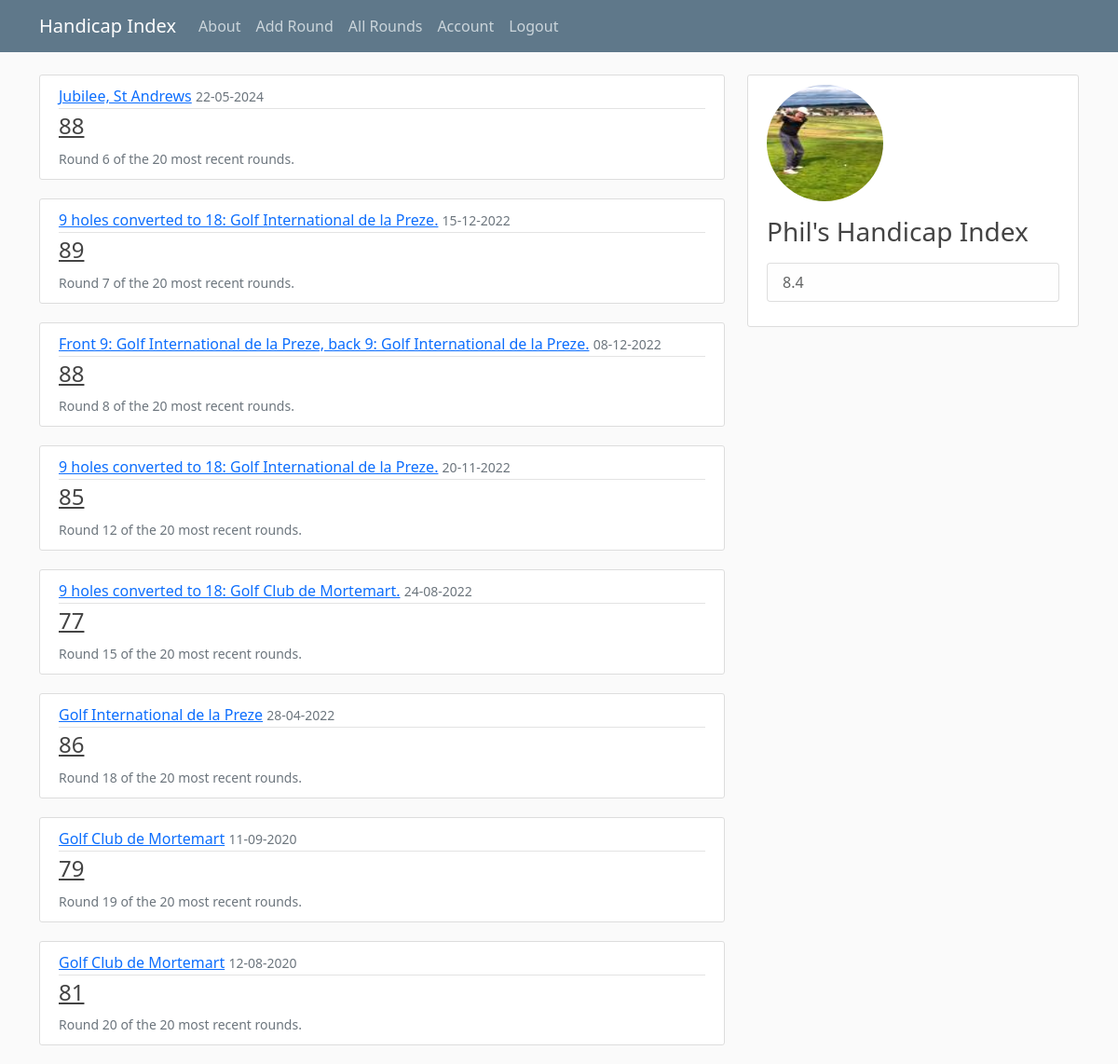
Page /home (signed in) on the committed database.
### handicap/models.py (models this page shows, shortened)
class Score(db.Model):
    id: Mapped[int] = mapped_column(primary_key=True)
    played: Mapped[date]
    course_rating: Mapped[float]
    course_slope: Mapped[int]
    gross_adjusted_score: Mapped[int]
    course: Mapped[Optional[str]]
    holes: Mapped[int] = mapped_column(default=18)
    score_differential: Mapped[float]
    user_id: Mapped[int] = mapped_column(ForeignKey('user.id'))
    shot_by: Mapped['User'] = relationship(back_populates='scores')

class User(db.Model, UserMixin):
    id: Mapped[int] = mapped_column(primary_key=True)
    name: Mapped[Optional[str]] = mapped_column(String(40))
    email: Mapped[str] = mapped_column(unique=True)
    image_file: Mapped[str] = mapped_column(String(20), default='default.jpg')
    password: Mapped[int] = mapped_column(String(60))   # Will be 60 characetr hash values
    handicap_index: Mapped[Optional[float]]
    low_handicap_index: Mapped[Optional[float]]
    low_handicap_index_date: Mapped[Optional[date]]
    scores: Mapped[List['Score']] = relationship(back_populates='shot_by', cascade='all, delete-orphan')
    indexes: Mapped[List['IndexHistory']] = relationship(back_populates='player', cascade='all, delete-orphan')
    nine_hole_scores: Mapped[List['NineHoleScore']] = relationship(back_populates='shot_by', cascade='all, delete-orphan')

### handicap/main/routes.py (the view)
@main.route("/")
@main.route("/home")
def home():
    if current_user.is_authenticated:
        player = current_user.name
        player_record = ScoringRecord(current_user.id)
        current_index = player_record.handicapIndex()
        hi = round(current_index, 1) if current_index else None
        scores = player_record.countingRounds()
        del player_record
        for _, score, _ in scores:
            score.played = score.played.strftime('%d-%m-%Y')
    else:
        player = ""
        hi = None
        scores = []
    return render_template('home.html', player=player, hi=hi,
                           login=current_user.is_authenticated,
                           len_scores=len(scores), scores=scores)

### handicap/models.py (called while the page is built)
@login_manager.user_loader
def load_user(user_id):
    return User.query.get(int(user_id))

### handicap/templates/home.html
{% extends "layout.html" %}
{% block content %}
    {% if login %}
        {% if len_scores > 0 %}
            {% for (index, score, window) in scores %}
                <article class="media content-section">
                    <div class="media-body">
                        <div class="article-metadata">
                            <a class="mr-2" href="{{ url_for('scores.score', score_id=score.id) }}">{{ score.course }}</a>
                            <small class="text-muted">{{ score.played }}</small>
                        </div>
                        <h4><a class="article-title" href="{{ url_for('scores.score', score_id=score.id) }}">{{ score.gross_adjusted_score }}</a></h4>
                        <small class="text-muted">Round {{index}} of the {{window}} most recent rounds.</small>
                    </div>
                </article>
            {% endfor %}
        {% else %}
            <div class="content-section">
                <p>No counting rounds.</p>
            </div>
        {% endif %}
    {% else %}
        <div class="content-section">
            <p>Please <a href="{{ url_for('users.login') }}">Login</a> or <a href="{{ url_for('users.register') }}">Register</a>.</p>
        </div>
    {% endif %}
{% endblock content %}

### handicap/templates/layout.html (shortened to what this page needs)
<!DOCTYPE html>
<html>
    <head>
      <link rel="stylesheet" href="https://cdn.jsdelivr.net/npm/bootstrap@5.0.2/dist/css/bootstrap.min.css">
      <link rel="stylesheet" type="text/css" href="{{ url_for('static', filename='main.css') }}">
    </head>
    <body>
        <header class="site-header">
            <nav class="navbar navbar-expand-md navbar-dark bg-steel fixed-top">
              <div class="container">
                <a class="navbar-brand mr-4" href="{{ url_for('main.home') }}">Handicap Index</a>
                <div class="collapse navbar-collapse" id="navbarToggle">
                  <div class="navbar-nav mr-auto">
                    <a class="nav-item nav-link" href="{{ url_for('main.about') }}">About</a>
                  </div>
                  <div class="navbar-nav">
                    {% if current_user.is_authenticated %}
                    <a class="nav-item nav-link" href="{{ url_for('scores.new_score') }}">Add Round</a>
                    <a class="nav-item nav-link" href="{{ url_for('scores.all_scores') }}">All Rounds</a>
                    <a class="nav-item nav-link" href="{{ url_for('users.account') }}">Account</a>
                    <a class="nav-item nav-link" href="{{ url_for('users.logout') }}">Logout</a>
                    {% else %}
                      <a class="nav-item nav-link" href="{{ url_for('users.login') }}">Login</a>
                      <a class="nav-item nav-link" href="{{ url_for('users.register') }}">Register</a>
                    {% endif %}
                  </div>
                </div>
              </div>
            </nav>
        </header>
        <main role="main" class="container">
            <div class="row">
              <div class="col-md-8">
                {% block content %}{% endblock %}
              </div>
              <div class="col-md-4">
                {% if current_user.is_authenticated %}
                  <div class="content-section">
                    {% if current_user.is_active %}
                      <img class="rounded-circle account-img" src="{{ url_for('static', filename='profile_pics/' + current_user.image_file) }}">
                      <h3>{{ player }}'s Handicap Index</h3>
                    {% endif %}
                    <p class='text-muted'>
                      <ul class="list-group">
                        <li class="list-group-item list-group-item-light">{{ hi }}</li>
                      </ul>
                    </p>
                  </div>
                {% endif %}
              </div>
            </div>
        </main>
    </body>
</html>

### handicap/static/main.css (style rules this page uses)
body { background: #fafafa; color: #333333; margin-top: 5rem; }
h1, h2, h3, h4, h5, h6 { color: #444444; }
.bg-steel { background-color: #5f788a; }
.site-header .navbar-nav .nav-link { color: #cbd5db; }
.content-section { background: #ffffff; padding: 10px 20px; border: 1px solid #dddddd; border-radius: 3px; margin-bottom: 20px; }
.article-title { color: #444444; }
.article-metadata { padding-bottom: 1px; margin-bottom: 4px; border-bottom: 1px solid #e3e3e3 }
.account-img { height: 125px; width: 125px; margin-right: 20px; margin-bottom: 16px; }

### rows in the picture
Score: course "Jubilee, St Andrews", played "22-05-2024", gross_adjusted_score "88", index "6", window "20"
Score: course "9 holes converted to 18: Golf International de la Preze.", played "15-12-2022", gross_adjusted_score "89", index "7", window "20"
Score: course "Front 9: Golf International de la Preze, back 9: Golf International de la Preze.", played "08-12-2022", gross_adjusted_score "88", index "8", window "20"
Score: course "9 holes converted to 18: Golf International de la Preze.", played "20-11-2022", gross_adjusted_score "85", index "12", window "20"
Score: course "9 holes converted to 18: Golf Club de Mortemart.", played "24-08-2022", gross_adjusted_score "77", index "15", window "20"
Score: course "Golf International de la Preze", played "28-04-2022", gross_adjusted_score "86", holes "18", window "20"
Score: course "Golf Club de Mortemart", played "11-09-2020", gross_adjusted_score "79", index "19", window "20"
Score: course "Golf Club de Mortemart", played "12-08-2020", gross_adjusted_score "81", index "20", window "20"
User: image_file (picture), name "Phil"

### other values in the picture
{{ hi }} "8.4"
